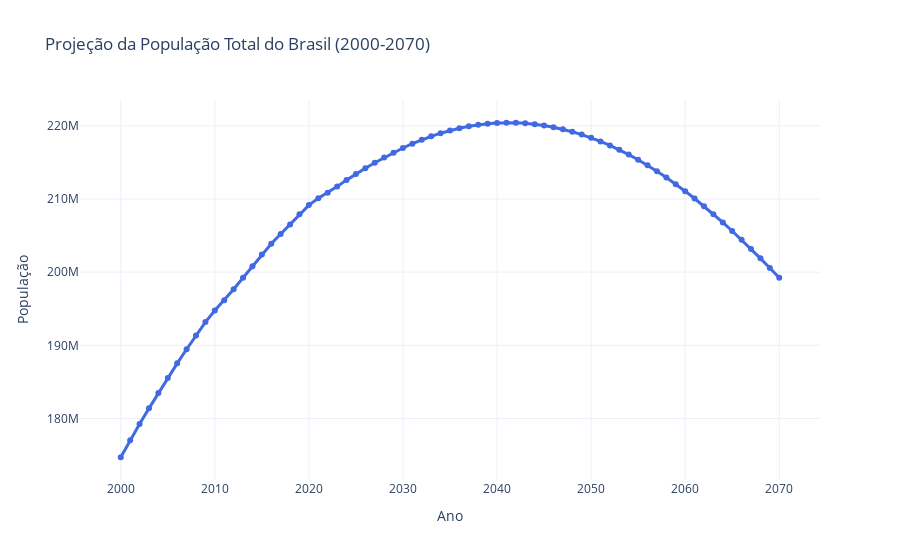

Notebook cell for this chart:
### Code cell
fig_br_evolution = go.Figure()

fig_br_evolution.add_trace(go.Scatter(
    x=total_population_by_year.index,
    y=total_population_by_year.values,
    mode="lines+markers",
    name="População Total",
    line=dict(color="royalblue", width=3)
))

fig_br_evolution.update_layout(
    title="Projeção da População Total do Brasil (2000-2070)",
    xaxis_title="Ano",
    yaxis_title="População",
    template="plotly_white"
)

fig_br_evolution.show()
